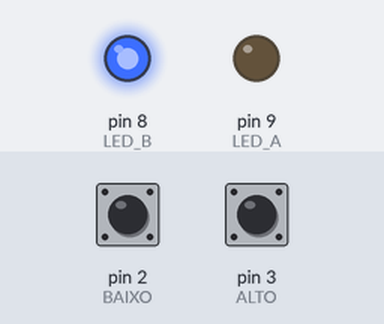
This sketch was run on a simulated Arduino Uno, built with avr-gcc and run on an emulated ATmega328P. Parts: output pins drawn as LEDs (lit = HIGH). The test bench sets the inputs (shaded band); at power-on: pin 2 (BAIXO) HIGH, pin 3 (ALTO) HIGH.

Above: at 1.2 s.
1.3 s: pin 2 (BAIXO) pulled LOW for 0.15 s
At 1.4 s:
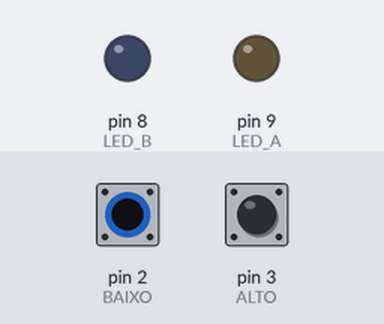
3.0 s: pin 3 (ALTO) pulled LOW for 0.15 s
At 3.1 s:
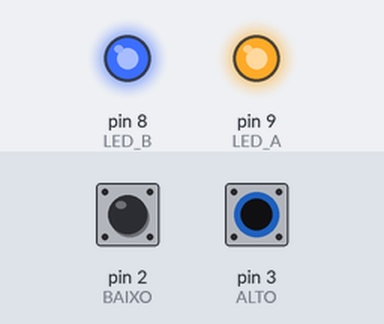
4.7 s: pin 3 (ALTO) pulled LOW for 3.2 s
At 9.1 s:
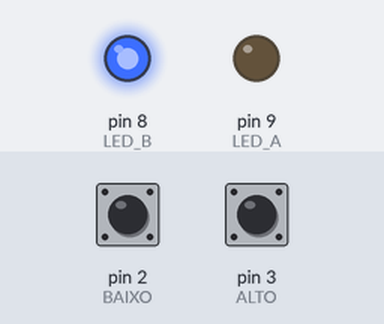
9.4 s: pin 2 (BAIXO) pulled LOW for 3.2 s
At 10.4 s:
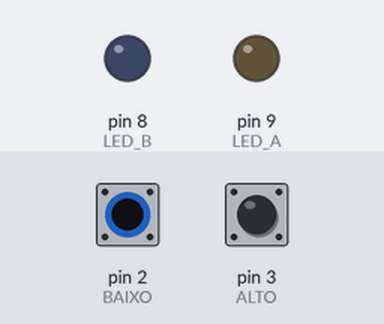
14.1 s: pin 2 (BAIXO) driven LOW and pin 3 (ALTO) driven LOW
At 15.2 s:
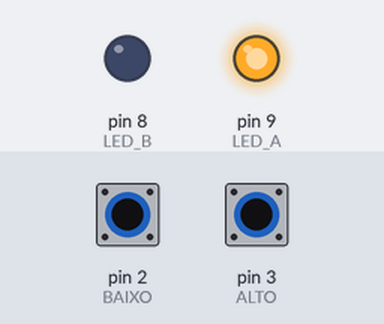
Timing chart, 0 to 16.6 s (numbered marks = the images above; inputs shaded):
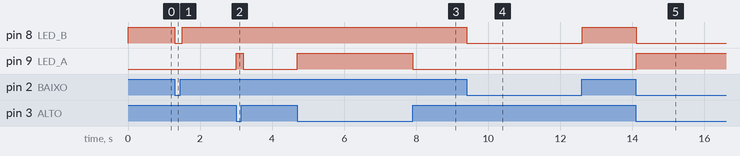

Measured:
- after the input at 1.3 s, pin 8 (LED_B): HIGH → LOW at once, → HIGH 0.20 s later
- after the input at 3.0 s, pin 9 (LED_A): LOW → HIGH at once, → LOW 0.20 s later
- after the input at 4.7 s, pin 9 (LED_A): LOW → HIGH at once, → LOW 3.2 s later
- after the input at 9.4 s, pin 8 (LED_B): HIGH → LOW at once, → HIGH 3.2 s later
- after the input at 14.1 s, pin 8 (LED_B): HIGH → LOW at once; pin 9 (LED_A): LOW → HIGH at once

The sketch:

Projeto_195_Caixa_dagua_por_duas_boias.ino
```cpp
// Projeto 195 - Caixa dagua por duas boias
// Arduino Uno | Arduino Neon Lab

const byte BAIXO=2,ALTO=3,LED_B=8,LED_A=9;
void setup(){pinMode(BAIXO,INPUT_PULLUP);pinMode(ALTO,INPUT_PULLUP);
 pinMode(LED_B,OUTPUT);pinMode(LED_A,OUTPUT);}
void loop(){
 bool inferiorMolhada=digitalRead(BAIXO)==LOW;
 bool superiorMolhada=digitalRead(ALTO)==LOW;
 digitalWrite(LED_B,!inferiorMolhada);
 digitalWrite(LED_A,superiorMolhada);
 delay(100);
}
```
